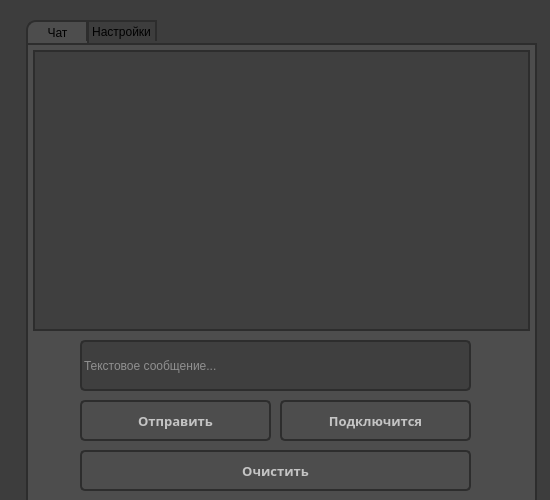
<?xml version="1.0" encoding="UTF-8"?>
<ui version="4.0">
 <class>MainWindow</class>
 <widget class="QMainWindow" name="MainWindow">
  <property name="geometry">
   <rect>
    <x>0</x>
    <y>0</y>
    <width>550</width>
    <height>500</height>
   </rect>
  </property>
  <property name="windowTitle">
   <string>MainWindow</string>
  </property>
  <property name="styleSheet">
   <string notr="true">
</string>
  </property>
  <widget class="QWidget" name="centralwidget">
   <widget class="QLineEdit" name="lineEdit">
    <property name="geometry">
     <rect>
      <x>80</x>
      <y>340</y>
      <width>391</width>
      <height>51</height>
     </rect>
    </property>
    <property name="styleSheet">
     <string notr="true">background-color: #3f3f3f;
border: 2px solid #2d2d2d;
border-radius: 5px;
color: #909090;</string>
    </property>
    <property name="text">
     <string>Текстовое сообщение...</string>
    </property>
   </widget>
   <widget class="QPushButton" name="pushButton">
    <property name="geometry">
     <rect>
      <x>80</x>
      <y>400</y>
      <width>191</width>
      <height>41</height>
     </rect>
    </property>
    <property name="font">
     <font>
      <family>Arial Black</family>
      <pointsize>10</pointsize>
      <weight>75</weight>
      <bold>true</bold>
     </font>
    </property>
    <property name="styleSheet">
     <string notr="true">background-color: #3f3 f3f;
border: 2px solid #2d2d2d;
border-radius: 5px;
color: #c4c4c4;</string>
    </property>
    <property name="text">
     <string>Отправить</string>
    </property>
   </widget>
   <widget class="QPushButton" name="connect">
    <property name="geometry">
     <rect>
      <x>280</x>
      <y>400</y>
      <width>191</width>
      <height>41</height>
     </rect>
    </property>
    <property name="font">
     <font>
      <family>Arial Black</family>
      <pointsize>10</pointsize>
      <weight>75</weight>
      <bold>true</bold>
     </font>
    </property>
    <property name="styleSheet">
     <string notr="true">background-color: #3f3 f3f;
border: 2px solid #2d2d2d;
border-radius: 5px;
color: #c4c4c4;</string>
    </property>
    <property name="text">
     <string>Подключится</string>
    </property>
   </widget>
   <widget class="QPushButton" name="clear_chat">
    <property name="geometry">
     <rect>
      <x>80</x>
      <y>450</y>
      <width>391</width>
      <height>41</height>
     </rect>
    </property>
    <property name="font">
     <font>
      <family>Arial Black</family>
      <pointsize>10</pointsize>
      <weight>75</weight>
      <bold>true</bold>
     </font>
    </property>
    <property name="styleSheet">
     <string notr="true">background-color: #3f3 f3f;
border: 2px solid #2d2d2d;
border-radius: 5px;
color: #c4c4c4;</string>
    </property>
    <property name="text">
     <string>Очистить</string>
    </property>
   </widget>
   <widget class="QPlainTextEdit" name="plainTextEdit">
    <property name="geometry">
     <rect>
      <x>33</x>
      <y>50</y>
      <width>497</width>
      <height>281</height>
     </rect>
    </property>
    <property name="font">
     <font>
      <family>Times New Roman</family>
      <pointsize>10</pointsize>
     </font>
    </property>
    <property name="styleSheet">
     <string notr="true">background-color: #3f3f3f;
border: 2px solid #2d2d2d;</string>
    </property>
   </widget>
   <widget class="QLabel" name="label">
    <property name="geometry">
     <rect>
      <x>26</x>
      <y>43</y>
      <width>511</width>
      <height>461</height>
     </rect>
    </property>
    <property name="styleSheet">
     <string notr="true">background-color: #4d4d4d;
border: 2px solid #2d2d2d;</string>
    </property>
    <property name="text">
     <string/>
    </property>
   </widget>
   <widget class="QPushButton" name="Chat_Window">
    <property name="geometry">
     <rect>
      <x>26</x>
      <y>20</y>
      <width>63</width>
      <height>23</height>
     </rect>
    </property>
    <property name="styleSheet">
     <string notr="true">border: 2px solid #2d2d2d;
border-bottom: 0px solid #2d2d2d;
border-top-left-radius: 10px;
background-color: #4d4d4d;</string>
    </property>
    <property name="text">
     <string>Чат</string>
    </property>
   </widget>
   <widget class="QPushButton" name="Settings_window">
    <property name="geometry">
     <rect>
      <x>86</x>
      <y>20</y>
      <width>71</width>
      <height>21</height>
     </rect>
    </property>
    <property name="styleSheet">
     <string notr="true">border: 2px solid #2d2d2d;
border-bottom: 0px solid #2d2d2d;</string>
    </property>
    <property name="text">
     <string>Настройки</string>
    </property>
   </widget>
   <widget class="QLabel" name="label_2">
    <property name="geometry">
     <rect>
      <x>-4</x>
      <y>-8</y>
      <width>561</width>
      <height>511</height>
     </rect>
    </property>
    <property name="styleSheet">
     <string notr="true">background-color: #3d3d3d;</string>
    </property>
    <property name="text">
     <string/>
    </property>
   </widget>
   <zorder>label_2</zorder>
   <zorder>label</zorder>
   <zorder>lineEdit</zorder>
   <zorder>pushButton</zorder>
   <zorder>connect</zorder>
   <zorder>clear_chat</zorder>
   <zorder>plainTextEdit</zorder>
   <zorder>Chat_Window</zorder>
   <zorder>Settings_window</zorder>
  </widget>
 </widget>
 <resources/>
 <connections/>
</ui>
